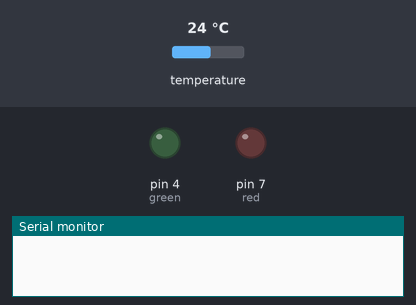
This sketch was run on a simulated Arduino Uno, built with avr-gcc and run on an emulated ATmega328P. On the bench: output pins drawn as LEDs (lit = HIGH), the last lines printed to the serial monitor. The test bench sets the inputs (shaded band); at power-on: temperature 24 °C.

Above: at 0.1 s.
At 0.8 s:
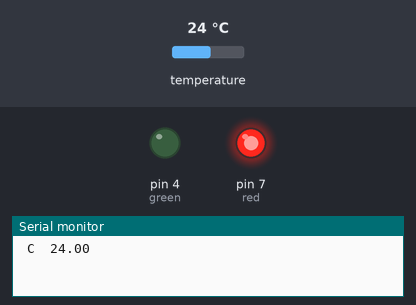
Timing chart, 0 to 2.3 s (numbered marks = the images above):
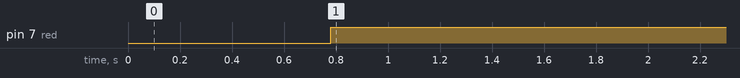

The sketch:

ds18b20.ino
```cpp
#include <OneWire.h>
#include <DallasTemperature.h>

#define ONE_WIRE_BUS 51

OneWire oneWire(ONE_WIRE_BUS);

DallasTemperature sensors(&oneWire);

float celsius=0;
int red = 7;
int green = 4;

void setup(void)
{
  pinMode(red, OUTPUT);
  pinMode(green, OUTPUT);
  sensors.begin();
  Serial.begin(9600);
}

void loop(void)
{
  sensors.requestTemperatures();
  celsius=sensors.getTempCByIndex(0);
  Serial.print(" C  ");
  Serial.print(celsius);

  if (celsius > 60) {
      RGB_color(255, 0);
  }
  else if (celsius > 50) {
      RGB_color(0, 255);
  }
  else {
      RGB_color(255, 0);
  }

}

void RGB_color(int red_light_value, int green_light_value) {
  analogWrite(red, red_light_value);
  analogWrite(green, green_light_value);
}
```

Measured:
- by itself, pin 7 (red): LOW → HIGH at 0.78 s
